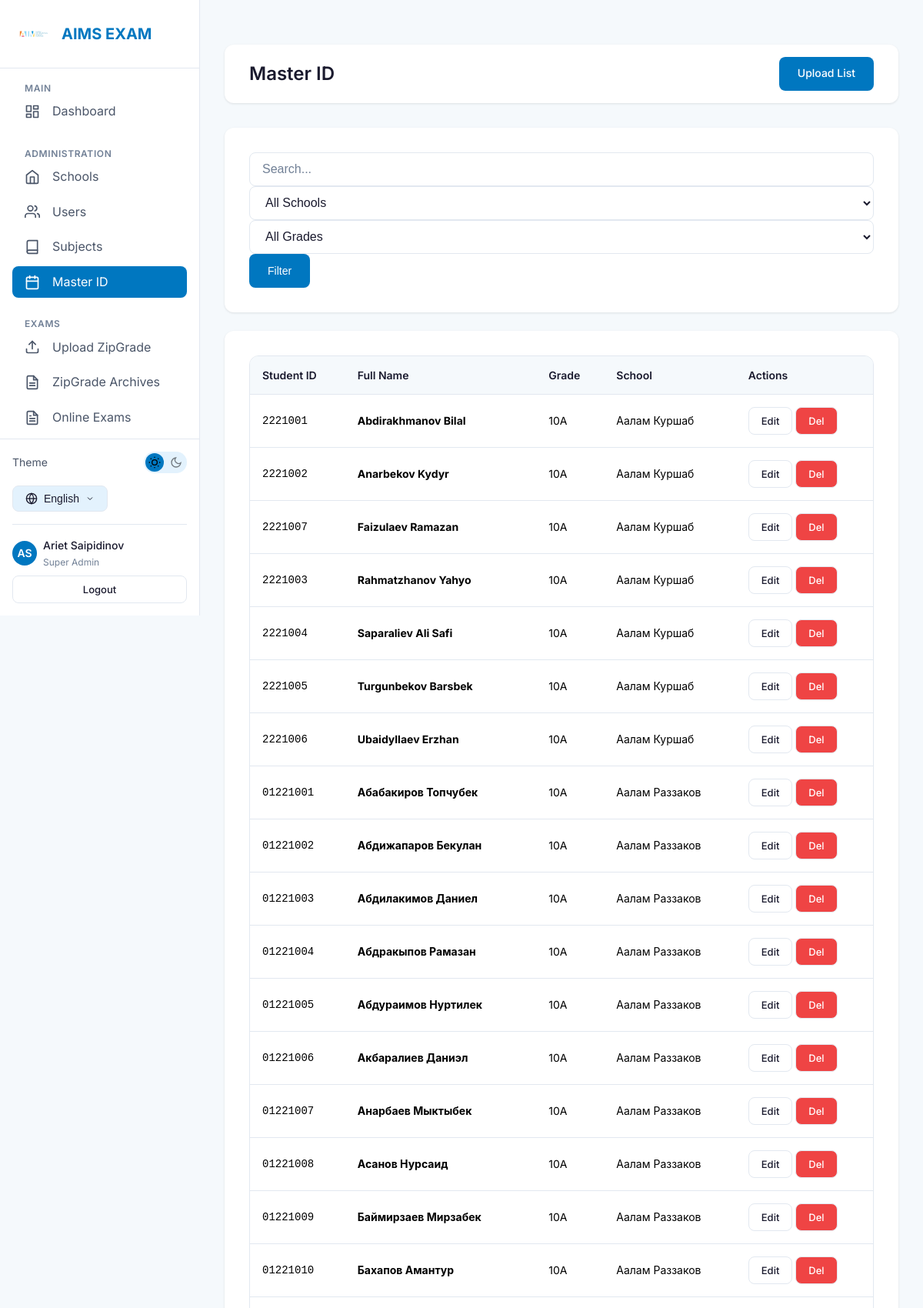
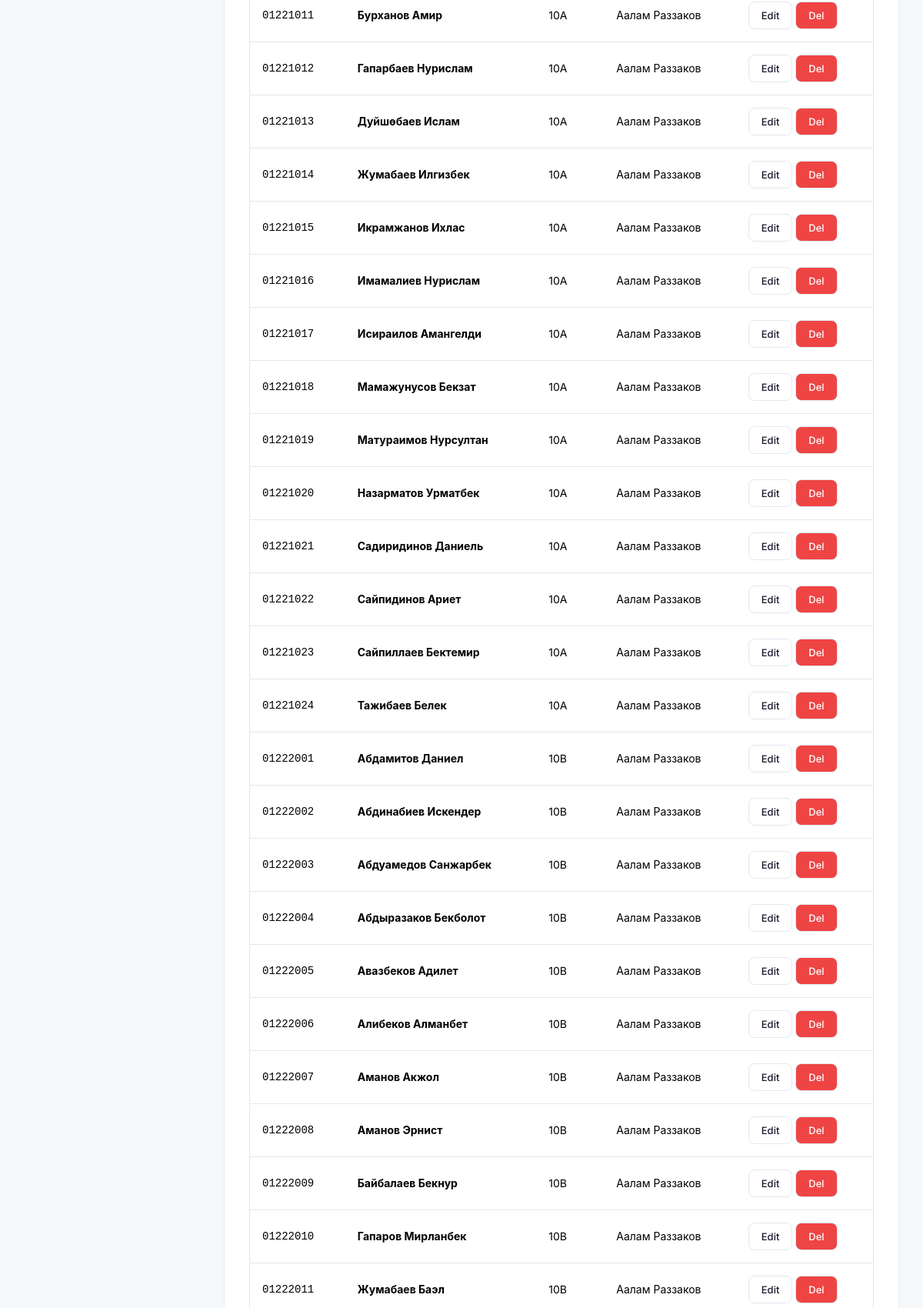
The page /schools/students/ (signed in, upper part) on the database its author committed (2 pictures, top to bottom).
### accounts/models.py (models this page shows, shortened)
class User(AbstractUser):
    ROLE_CHOICES = [
        ('super_admin', _('Super Admin')),
        ('teacher', _('Teacher')),
        ('student', _('Student')),
    ]
    LANGUAGE_CHOICES = [
        ('en', 'English'),
        ('ru', 'Русский'),
        ('ky', 'Кыргызча'),
    ]
    username = models.CharField(max_length=150, blank=True, null=True)
    email = models.EmailField(_('email address'), unique=True)
    role = models.CharField(
        max_length=20,
        choices=ROLE_CHOICES,
        default='student',
        verbose_name=_('Role')
    )
    phone = models.CharField(max_length=20, blank=True, verbose_name=_('Phone'))
    mother_phone = models.CharField(max_length=20, blank=True, verbose_name=_("Mother's Phone"))
    father_phone = models.CharField(max_length=20, blank=True, verbose_name=_("Father's Phone"))
    primary_school = models.ForeignKey(
        'schools.School',
        on_delete=models.SET_NULL,
        null=True,
        blank=True,
        related_name='users',
        verbose_name=_('Primary School')
    )
    preferred_language = models.CharField(
        max_length=5,
        choices=LANGUAGE_CHOICES,
        default='en',
        verbose_name=_('Preferred Language')
    )
    created_at = models.DateTimeField(auto_now_add=True)
    updated_at = models.DateTimeField(auto_now=True)
    objects = UserManager()
    USERNAME_FIELD = 'email'
    REQUIRED_FIELDS = ['first_name', 'last_name']
    class Meta:
        verbose_name = _('User')
        verbose_name_plural = _('Users')
        ordering = ['-created_at']
    def get_full_name(self):
        return f"{self.first_name} {self.last_name}".strip()

### schools/models.py (models this page shows, shortened)
class MasterStudent(models.Model):
    school = models.ForeignKey(
        School,
        on_delete=models.CASCADE,
        related_name='master_students',
        verbose_name=_('School')
    )
    student_id = models.CharField(max_length=20, verbose_name=_('Student ID'))
    student_id_normalized = models.CharField(max_length=20, db_index=True, verbose_name=_('Normalized ID'))
    name = models.CharField(max_length=100, verbose_name=_('First Name'))
    surname = models.CharField(max_length=100, verbose_name=_('Last Name'))
    grade = models.CharField(max_length=10, verbose_name=_('Grade'))
    section = models.CharField(max_length=10, verbose_name=_('Section'))
    created_at = models.DateTimeField(auto_now_add=True)
    updated_at = models.DateTimeField(auto_now=True)
    class Meta:
        verbose_name = _('Master Student')
        verbose_name_plural = _('Master Students')
        ordering = ['grade', 'section', 'surname', 'name']
        unique_together = ['school', 'student_id']

class School(models.Model):
    name = models.CharField(max_length=200, verbose_name=_('School Name'))
    code = models.CharField(max_length=50, unique=True, verbose_name=_('School Code'))
    address = models.TextField(blank=True, verbose_name=_('Address'))
    phone = models.CharField(max_length=20, blank=True, verbose_name=_('Phone'))
    email = models.EmailField(blank=True, verbose_name=_('Email'))
    logo = models.ImageField(
        upload_to='school_logos/',
        blank=True,
        null=True,
        verbose_name=_('School Logo')
    )
    is_active = models.BooleanField(default=True, verbose_name=_('Active'))
    created_at = models.DateTimeField(auto_now_add=True)
    updated_at = models.DateTimeField(auto_now=True)
    class Meta:
        verbose_name = _('School')
        verbose_name_plural = _('Schools')
        ordering = ['name']

### schools/views.py (the view, shortened to what this page needs)
# urls.py: path('students/', views.master_student_list_view, name='master_students'),
@login_required
@super_admin_required
def master_student_list_view(request):
    students = MasterStudent.objects.all().select_related('school')
    search = request.GET.get('search', '')
    school_filter = request.GET.get('school', '')
    if school_filter:
        students = students.filter(school_id=school_filter)
    grade_filter = request.GET.get('grade', '')
    if grade_filter:
        students = students.filter(grade=grade_filter)
    from django.core.paginator import Paginator
    paginator = Paginator(students, 50)
    page = request.GET.get('page', 1)
    students = paginator.get_page(page)
    grades = MasterStudent.objects.values_list('grade', flat=True).distinct().order_by('grade')
    context = {
        'students': students,
        'search': search,
        'school_filter': int(school_filter) if school_filter else '',
        'grade_filter': grade_filter,
        'schools': School.objects.filter(is_active=True),
        'grades': grades,
    }
    return render(request, 'schools/master_student_list.html', context)

### schools/templatetags/i18n_extras.py (called while the page is built)
@register.simple_tag(takes_context=True)
def switch_lang(context, lang_code):
    path = context['request'].path
    try:
        url = translate_url(path, lang_code)
        if url == path and lang_code not in path:
             match = resolve(path)
             with translation.override(lang_code):
                 url = reverse(match.view_name, args=match.args, kwargs=match.kwargs)
        query = context['request'].GET.urlencode()
        if query:
            url = f"{url}?{query}"
        return url
    except Exception:
        return path # Fallback to current path

### schools/templates/schools/master_student_list.html (shortened to what this page needs)
﻿{% extends 'base.html' %}
{% load i18n %}
{% block content %}
<div class="topbar">
    <h1 class="topbar-title">{% trans "Master ID" %}</h1>
    <div class="topbar-actions">
        <a href="{% url 'schools:master_student_upload' %}" class="btn btn-primary">
            {% trans "Upload List" %}
        </a>
    </div>
</div>
<div class="card" style="margin-bottom: var(--spacing-lg);">
    <form method="get" class="filter-form">
        <div class="filter-row">
            <div class="filter-group">
                <input type="text" name="search" class="form-input" placeholder="{% trans 'Search...' %}" value="{{ search }}">
            </div>
            <div class="filter-group">
                <select name="school" class="form-input">
                    <option value="">{% trans "All Schools" %}</option>
                </select>
            </div>
            <div class="filter-group">
                <select name="grade" class="form-input">
                    <option value="">{% trans "All Grades" %}</option>
                </select>
            </div>
            <button type="submit" class="btn btn-primary">{% trans "Filter" %}</button>
        </div>
    </form>
</div>
<div class="card">
    <div class="table-container">
        <table class="table">
            <thead>
                <tr>
                    <th>{% trans "Student ID" %}</th>
                    <th>{% trans "Full Name" %}</th>
                    <th>{% trans "Grade" %}</th>
                    <th>{% trans "School" %}</th>
                    <th>{% trans "Actions" %}</th>
                </tr>
            </thead>
            <tbody>
                {% for student in students %}
                <tr>
                    <td><code>{{ student.student_id }}</code></td>
                    <td><strong>{{ student.surname }} {{ student.name }}</strong></td>
                    <td>{{ student.grade }}{{ student.section }}</td>
                    <td>{{ student.school.name }}</td>
                    <td>
                        <a href="{% url 'schools:master_student_edit' student.pk %}" class="btn btn-sm btn-outline">Edit</a>
                        <a href="{% url 'schools:master_student_delete' student.pk %}" class="btn btn-sm btn-outline btn-danger">Del</a>
                    </td>
                </tr>
                {% empty %}
                <tr>
                    <td colspan="5" class="text-center text-muted">{% trans "No students found." %}</td>
                </tr>
                {% endfor %}
            </tbody>
        </table>
    </div>
</div>
{% endblock %}

### templates/partials/sidebar.html (shortened to what this page needs)
{% load static i18n i18n_extras %}
<aside class="sidebar">
    <div class="sidebar-header">
        <img src="{% static 'images/logo.png' %}" alt="AIMS" class="sidebar-logo" onerror="this.style.display='none'">
        <span class="sidebar-brand">AIMS EXAM</span>
    </div>
    <nav class="sidebar-nav">
        <div class="nav-section">
            <span class="nav-section-title">{% trans "Main" %}</span>
            <a href="{% url 'accounts:dashboard' %}"
                class="nav-item {% if request.resolver_match.url_name == 'dashboard' %}active{% endif %}">
                <span>{% trans "Dashboard" %}</span>
            </a>
        </div>
        {% if user.is_authenticated and user.role == 'super_admin' %}
        <div class="nav-section">
            <span class="nav-section-title">{% trans "Administration" %}</span>
            <a href="{% url 'schools:list' %}"
                class="nav-item {% if 'schools' in request.path and 'subjects' not in request.path and 'analytics' not in request.path and 'students' not in request.path %}active{% endif %}">
                <svg xmlns="http://www.w3.org/2000/svg" width="20" height="20" viewBox="0 0 24 24" fill="none"
                    stroke="currentColor" stroke-width="2" stroke-linecap="round" stroke-linejoin="round">
                    <path d="M3 9l9-7 9 7v11a2 2 0 0 1-2 2H5a2 2 0 0 1-2-2z"></path>
                    <polyline points="9 22 9 12 15 12 15 22"></polyline>
                </svg>
                <span>{% trans "Schools" %}</span>
            </a>
            <a href="{% url 'accounts:users' %}" class="nav-item {% if 'users' in request.path %}active{% endif %}">
                <span>{% trans "Users" %}</span>
            </a>
            <a href="{% url 'schools:subjects' %}"
                class="nav-item {% if 'subjects' in request.path %}active{% endif %}">
                <svg xmlns="http://www.w3.org/2000/svg" width="20" height="20" viewBox="0 0 24 24" fill="none"
                    stroke="currentColor" stroke-width="2" stroke-linecap="round" stroke-linejoin="round">
                    <path d="M4 19.5A2.5 2.5 0 0 1 6.5 17H20"></path>
                    <path d="M6.5 2H20v20H6.5A2.5 2.5 0 0 1 4 19.5v-15A2.5 2.5 0 0 1 6.5 2z"></path>
                </svg>
                <span>{% trans "Subjects" %}</span>
            </a>
            <a href="{% url 'schools:master_students' %}"
                class="nav-item {% if 'students' in request.path and 'schools' in request.path %}active{% endif %}">
                <span>{% trans "Master ID" %}</span>
            </a>
        </div>
        {% endif %}
        {% if user.is_authenticated and user.role in 'super_admin,teacher' %}
        <div class="nav-section">
            <span class="nav-section-title">{% trans "Exams" %}</span>
            <a href="{% url 'zipgrade:upload' %}"
                class="nav-item {% if 'zipgrade/upload' in request.path %}active{% endif %}">
                <span>{% trans "Upload ZipGrade" %}</span>
            </a>
            <a href="{% url 'zipgrade:results' %}"
                class="nav-item {% if 'zipgrade' in request.path and 'upload' not in request.path %}active{% endif %}">
                <span>{% trans "ZipGrade Archives" %}</span>
            </a>
            <a href="{% url 'exams:exam_list' %}"
                class="nav-item {% if 'exams' in request.path and 'create' not in request.path %}active{% endif %}">
                <span>{% trans "Online Exams" %}</span>
            </a>
            <a href="{% url 'exams:exam_create' %}"
                class="nav-item {% if 'exams/create' in request.path %}active{% endif %}">
            </a>
        </div>
        {% endif %}
    </nav>
    <div class="sidebar-footer" style="padding: var(--spacing-md); border-top: 1px solid var(--border-color);">
        <div
            style="display: flex; align-items: center; justify-content: space-between; margin-bottom: var(--spacing-md);">
            <span style="font-size: 0.875rem; color: var(--text-secondary);">{% trans "Theme" %}</span>
            <button class="theme-toggle" aria-label="Toggle theme">
                <svg class="theme-toggle-icon moon-icon" xmlns="http://www.w3.org/2000/svg" viewBox="0 0 24 24"
                    fill="none" stroke="currentColor" stroke-width="2">
                    <path d="M21 12.79A9 9 0 1 1 11.21 3 7 7 0 0 0 21 12.79z"></path>
                </svg>
            </button>
        </div>
        <div class="lang-selector">
            <button class="lang-btn">
                <span>
                    {% if LANGUAGE_CODE == 'en' %}English
                    {% elif LANGUAGE_CODE == 'ru' %}Русский
                    {% elif LANGUAGE_CODE == 'ky' %}Кыргызча
                    {% else %}Language{% endif %}
                </span>
                <svg xmlns="http://www.w3.org/2000/svg" width="12" height="12" viewBox="0 0 24 24" fill="none"
                    stroke="currentColor" stroke-width="2">
                    <polyline points="6 9 12 15 18 9"></polyline>
                </svg>
            </button>
        </div>
        {% if user.is_authenticated %}
        <div
            style="margin-top: var(--spacing-md); padding-top: var(--spacing-md); border-top: 1px solid var(--border-color);">
            <a href="{% url 'accounts:profile' %}"
                style="display: flex; align-items: center; gap: var(--spacing-sm); color: var(--text-secondary); font-size: 0.875rem;">
                <div
                    style="width: 32px; height: 32px; border-radius: 50%; background: var(--primary-blue); color: white; display: flex; align-items: center; justify-content: center; font-weight: 600;">
                    {{ user.first_name|slice:":1"|upper }}{{ user.last_name|slice:":1"|upper }}
                </div>
                <div style="flex: 1; overflow: hidden;">
                    <div
                        style="font-weight: 500; color: var(--text-primary); white-space: nowrap; overflow: hidden; text-overflow: ellipsis;">
                        {{ user.get_full_name|default:user.email }}
                    </div>
                    <div style="font-size: 0.75rem; color: var(--text-muted);">
                        {% if user.role == 'super_admin' %}{% trans "Super Admin" %}
                        {% elif user.role == 'teacher' %}{% trans "Teacher" %}
                        {% else %}{% trans "Student" %}{% endif %}
                    </div>
                </div>
            </a>
            <a href="{% url 'accounts:logout' %}" class="btn btn-outline btn-sm btn-block"
                style="margin-top: var(--spacing-sm);">
                {% trans "Logout" %}
            </a>
        </div>
        {% endif %}
    </div>
</aside>

### rows shown on the page
User: first_name "A", last_name "S", get_full_name "Ariet Saipidinov"
MasterStudent: student_id "2221001", surname "Abdirakhmanov", name "Bilal", grade "10", section "A", school.name "Аалам Куршаб"
MasterStudent: student_id "2221002", surname "Anarbekov", name "Kydyr", grade "10", section "A", school.name "Аалам Куршаб"
MasterStudent: student_id "2221007", surname "Faizulaev", name "Ramazan", grade "10", section "A", school.name "Аалам Куршаб"
MasterStudent: student_id "2221003", surname "Rahmatzhanov", name "Yahyo", grade "10", section "A", school.name "Аалам Куршаб"
MasterStudent: student_id "2221004", surname "Saparaliev", name "Ali Safi", grade "10", section "A", school.name "Аалам Куршаб"
MasterStudent: student_id "2221005", surname "Turgunbekov", name "Barsbek", grade "10", section "A", school.name "Аалам Куршаб"
MasterStudent: student_id "2221006", surname "Ubaidyllaev", name "Erzhan", grade "10", section "A", school.name "Аалам Куршаб"
MasterStudent: student_id "01221001", surname "Абабакиров", name "Топчубек", grade "10", section "A", school.name "Аалам Раззаков"
MasterStudent: student_id "01221002", surname "Абдижапаров", name "Бекулан", grade "10", section "A", school.name "Аалам Раззаков"
MasterStudent: student_id "01221003", surname "Абдилакимов", name "Даниел", grade "10", section "A", school.name "Аалам Раззаков"
MasterStudent: student_id "01221004", surname "Абдракыпов", name "Рамазан", grade "10", section "A", school.name "Аалам Раззаков"
MasterStudent: student_id "01221005", surname "Абдураимов", name "Нуртилек", grade "10", section "A", school.name "Аалам Раззаков"
MasterStudent: student_id "01221006", surname "Акбаралиев", name "Даниэл", grade "10", section "A", school.name "Аалам Раззаков"
MasterStudent: student_id "01221007", surname "Анарбаев", name "Мыктыбек", grade "10", section "A", school.name "Аалам Раззаков"
MasterStudent: student_id "01221008", surname "Асанов", name "Нурсаид", grade "10", section "A", school.name "Аалам Раззаков"
MasterStudent: student_id "01221009", surname "Баймирзаев", name "Мирзабек", grade "10", section "A", school.name "Аалам Раззаков"
MasterStudent: student_id "01221010", surname "Бахапов", name "Амантур", grade "10", section "A", school.name "Аалам Раззаков"
MasterStudent: student_id "01221011", surname "Бурханов", name "Амир", grade "10", section "A", school.name "Аалам Раззаков"
MasterStudent: student_id "01221012", surname "Гапарбаев", name "Нурислам", grade "10", section "A", school.name "Аалам Раззаков"
MasterStudent: student_id "01221013", surname "Дуйшөбаев", name "Ислам", grade "10", section "A", school.name "Аалам Раззаков"
MasterStudent: student_id "01221014", surname "Жумабаев", name "Илгизбек", grade "10", section "A", school.name "Аалам Раззаков"
MasterStudent: student_id "01221015", surname "Икрамжанов", name "Ихлас", grade "10", section "A", school.name "Аалам Раззаков"
MasterStudent: student_id "01221016", surname "Имамалиев", name "Нурислам", grade "10", section "A", school.name "Аалам Раззаков"
MasterStudent: student_id "01221017", surname "Исираилов", name "Амангелди", grade "10", section "A", school.name "Аалам Раззаков"
MasterStudent: student_id "01221018", surname "Мамажунусов", name "Бекзат", grade "10", section "A", school.name "Аалам Раззаков"
MasterStudent: student_id "01221019", surname "Матураимов", name "Нурсултан", grade "10", section "A", school.name "Аалам Раззаков"
MasterStudent: student_id "01221020", surname "Назарматов", name "Урматбек", grade "10", section "A", school.name "Аалам Раззаков"
MasterStudent: student_id "01221021", surname "Садиридинов", name "Даниель", grade "10", section "A", school.name "Аалам Раззаков"
MasterStudent: student_id "01221022", surname "Сайпидинов", name "Ариет", grade "10", section "A", school.name "Аалам Раззаков"
MasterStudent: student_id "01221023", surname "Сайпиллаев", name "Бектемир", grade "10", section "A", school.name "Аалам Раззаков"
MasterStudent: student_id "01221024", surname "Тажибаев", name "Белек", grade "10", section "A", school.name "Аалам Раззаков"
MasterStudent: student_id "01222001", surname "Абдамитов", name "Даниел", grade "10", section "B", school.name "Аалам Раззаков"
MasterStudent: student_id "01222002", surname "Абдинабиев", name "Искендер", grade "10", section "B", school.name "Аалам Раззаков"
MasterStudent: student_id "01222003", surname "Абдуамедов", name "Санжарбек", grade "10", section "B", school.name "Аалам Раззаков"
MasterStudent: student_id "01222004", surname "Абдыразаков", name "Бекболот", grade "10", section "B", school.name "Аалам Раззаков"
MasterStudent: student_id "01222005", surname "Авазбеков", name "Адилет", grade "10", section "B", school.name "Аалам Раззаков"
MasterStudent: student_id "01222006", surname "Алибеков", name "Алманбет", grade "10", section "B", school.name "Аалам Раззаков"
MasterStudent: student_id "01222007", surname "Аманов", name "Акжол", grade "10", section "B", school.name "Аалам Раззаков"
MasterStudent: student_id "01222008", surname "Аманов", name "Эрнист", grade "10", section "B", school.name "Аалам Раззаков"
MasterStudent: student_id "01222009", surname "Байбалаев", name "Бекнур", grade "10", section "B", school.name "Аалам Раззаков"
MasterStudent: student_id "01222010", surname "Гапаров", name "Мирланбек", grade "10", section "B", school.name "Аалам Раззаков"
MasterStudent: student_id "01222011", surname "Жумабаев", name "Баэл", grade "10", section "B", school.name "Аалам Раззаков"
